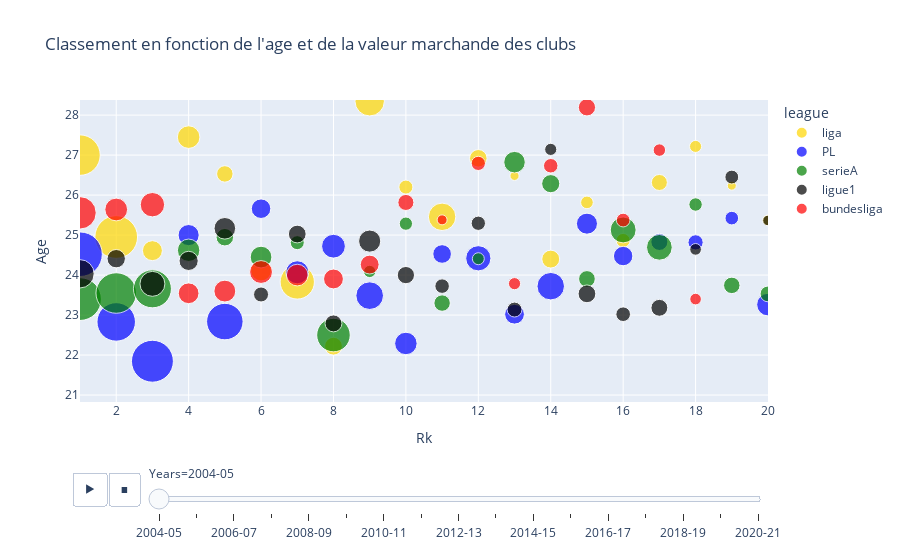

This figure's notebook cell:
### Code cell
px.scatter(leagues, x='Rk', y='Age', color="league", hover_name="Squad", 
           color_discrete_map=league_colors, title="Classement en fonction de l'age et de la valeur marchande des clubs ",
           size = 'Market Value', 
           size_max=60, 
           animation_frame=leagues["Years"], animation_group="Squad", range_y=[leagues['Age'].min(), leagues['Age'].max()], range_x=[1,20])

### Figure 1 — Plotly figure (JSON) as saved in the notebook; plotly's stock layout.template omitted (floating-point values rounded to 4 significant figures)
{"data": [{"hovertemplate": "<b>%{hovertext}</b><br><br>league=liga<br>Years=2004-05<br>Rk=%{x}<br>Age=%{y}<br>Market Value=%{marker.size}<extra></extra>", "hovertext": ["FC Barcelona", "Real Madrid", "Villarreal CF", "Real Betis Balompié", "RCD Espanyol Barcelona", "Sevilla FC", "Valencia CF", "Athletic Bilbao", "Deportivo de La Coruña", "Málaga CF", "Atlético de Madrid", "Real Zaragoza", "Getafe CF", "Real Sociedad", "CA Osasuna", "Racing Santander", "RCD Mallorca", "Levante UD", "CD Numancia", "Albacete Balompié"], "ids": ["FC Barcelona", "Real Madrid", "Villarreal CF", "Real Betis Balompié", "RCD Espanyol Barcelona", "Sevilla FC", "Valencia CF", "Athletic Bilbao", "Deportivo de La Coruña", "Málaga CF", "Atlético de Madrid", "Real Zaragoza", "Getafe CF", "Real Sociedad", "CA Osasuna", "Racing Santander", "RCD Mallorca", "Levante UD", "CD Numancia", "Albacete Balompié"], "legendgroup": "liga", "marker": {"color": "gold", "size": [273.0, 303.7, 66.25, 85.15, 45.15, 70.55, 195.9, 53.05, 144.4, 32.85, 125.7, 51.13, 13.85, 53.55, 26.65, 32.9, 42.65, 24.25, 13.4, 20.25], "sizemode": "area", "sizeref": 0.3333, "symbol": "circle"}, "mode": "markers", "name": "liga", "orientation": "v", "showlegend": true, "type": "scatter", "x": [1, 2, 3, 4, 5, 6, 7, 8, 9, 10, 11, 12, 13, 14, 15, 16, 17, 18, 19, 20], "xaxis": "x", "y": [27, 24.95, 24.61, 27.45, 26.53, 24.11, 23.83, 22.22, 28.35, 26.2, 25.46, 26.92, 26.48, 24.4, 25.82, 24.87, 26.32, 27.22, 26.24, 25.37], "yaxis": "y"}, {"hovertemplate": "<b>%{hovertext}</b><br><br>league=PL<br>Years=2004-05<br>Rk=%{x}<br>Age=%{y}<br>Market Value=%{marker.size}<extra></extra>", "hovertext": ["Chelsea FC FC", "Arsenal FC", "Manchester United", "Everton FC", "Liverpool FC", "Bolton Wanderers", "Middlesbrough", "Manchester City", "Tottenham Hotspur", "Aston Villa", "Charlton Athletic", "Birmingham City", "Fulham FC", "Newcastle United", "Blackburn Rovers", "Portsmouth FC", "West Bromwich Albion", "Crystal Palace", "Norwich City", "Southampton FC"], "ids": ["Chelsea FC FC", "Arsenal FC", "Manchester United", "Everton FC", "Liverpool FC", "Bolton Wanderers", "Middlesbrough", "Manchester City", "Tottenham Hotspur", "Aston Villa", "Charlton Athletic", "Birmingham City", "Fulham FC", "Newcastle United", "Blackburn Rovers", "Portsmouth FC", "West Bromwich Albion", "Crystal Palace", "Norwich City", "Southampton FC"], "legendgroup": "PL", "marker": {"color": "blue", "size": [331.5, 247, 293.2, 74.28, 222.1, 63.58, 88.83, 94.3, 127.2, 84.18, 57.8, 106.0, 65.23, 125.8, 73.88, 63, 48.65, 38.53, 30.95, 85.48], "sizemode": "area", "sizeref": 0.3333, "symbol": "circle"}, "mode": "markers", "name": "PL", "orientation": "v", "showlegend": true, "type": "scatter", "x": [1, 2, 3, 4, 5, 6, 7, 8, 9, 10, 11, 12, 13, 14, 15, 16, 17, 18, 19, 20], "xaxis": "x", "y": [24.52, 22.83, 21.85, 25, 22.84, 25.66, 24.07, 24.72, 23.49, 22.29, 24.53, 24.42, 23.02, 23.72, 25.29, 24.48, 24.83, 24.82, 25.42, 23.26], "yaxis": "y"}, {"hovertemplate": "<b>%{hovertext}</b><br><br>league=serieA<br>Years=2004-05<br>Rk=%{x}<br>Age=%{y}<br>Market Value=%{marker.size}<extra></extra>", "hovertext": ["Juventus FC", "AC Milan", "Inter Milan", "Udinese Calcio", "UC Sampdoria", "US Palermo", "FC Messina Peloro", "AS Roma", "AS Livorno", "Reggina Calcio", "US Lecce", "Cagliari Calcio", "SS Lazio", "AC Siena", "Chievo Verona", "ACF Fiorentina", "Parma FC", "Bologna FC 1909", "Brescia Calcio", "Atalanta BC"], "ids": ["Juventus FC", "AC Milan", "Inter Milan", "Udinese Calcio", "UC Sampdoria", "US Palermo", "FC Messina Peloro", "AS Roma", "AS Livorno", "Reggina Calcio", "US Lecce", "Cagliari Calcio", "SS Lazio", "AC Siena", "Chievo Verona", "ACF Fiorentina", "Parma FC", "Bologna FC 1909", "Brescia Calcio", "Atalanta BC"], "legendgroup": "serieA", "marker": {"color": "green", "size": [304.9, 273.7, 240.6, 83.95, 51, 78.75, 32.65, 187.6, 25, 29.3, 44.9, 23.9, 77.05, 54.9, 46.28, 111.8, 110.0, 29.94, 45.25, 41.7], "sizemode": "area", "sizeref": 0.3333, "symbol": "circle"}, "mode": "markers", "name": "serieA", "orientation": "v", "showlegend": true, "type": "scatter", "x": [1, 2, 3, 4, 5, 6, 7, 8, 9, 10, 11, 12, 13, 14, 15, 16, 17, 18, 19, 20], "xaxis": "x", "y": [23.4, 23.55, 23.66, 24.62, 24.95, 24.45, 24.81, 22.5, 24.09, 25.29, 23.3, 24.41, 26.82, 26.29, 23.9, 25.13, 24.69, 25.76, 23.74, 23.53], "yaxis": "y"}, {"hovertemplate": "<b>%{hovertext}</b><br><br>league=ligue1<br>Years=2004-05<br>Rk=%{x}<br>Age=%{y}<br>Market Value=%{marker.size}<extra></extra>", "hovertext": ["Olympique Lyon", "LOSC Lille", "AS Monaco", "Stade Rennais", "Olympique Marseille", "Saint-Etienne", "RC Lens", "Auxerre", "Paris Saint-Germain", "FC Sochaux-Montbéliard", "RC Strasbourg Alsace", "OGC Nice", "Toulouse", "Ajaccio", "FC Girondins Bordeaux", "FC Metz", "FC Nantes", "SM Caen", "SC Bastia", "FC Istres Ouest Provence"], "ids": ["Olympique Lyon", "LOSC Lille", "AS Monaco", "Stade Rennais", "Olympique Marseille", "Saint-Etienne", "RC Lens", "Auxerre", "Paris Saint-Germain", "FC Sochaux-Montbéliard", "RC Strasbourg Alsace", "OGC Nice", "Toulouse", "Ajaccio", "FC Girondins Bordeaux", "FC Metz", "FC Nantes", "SM Caen", "SC Bastia", "FC Istres Ouest Provence"], "legendgroup": "ligue1", "marker": {"color": "black", "size": [133.9, 56.25, 103.8, 61.3, 77.7, 37.5, 52.5, 47.85, 81.75, 49.65, 35.1, 34.1, 37.1, 24.55, 52.6, 35.7, 47.55, 22.7, 31.85, 18.5], "sizemode": "area", "sizeref": 0.3333, "symbol": "circle"}, "mode": "markers", "name": "ligue1", "orientation": "v", "showlegend": true, "type": "scatter", "x": [1, 2, 3, 4, 5, 6, 7, 8, 9, 10, 11, 12, 13, 14, 15, 16, 17, 18, 19, 20], "xaxis": "x", "y": [24.03, 24.41, 23.78, 24.35, 25.17, 23.52, 25.03, 22.79, 24.85, 24, 23.72, 25.3, 23.14, 27.14, 23.53, 23.02, 23.18, 24.64, 26.45, 25.37], "yaxis": "y"}, {"hovertemplate": "<b>%{hovertext}</b><br><br>league=bundesliga<br>Years=2004-05<br>Rk=%{x}<br>Age=%{y}<br>Market Value=%{marker.size}<extra></extra>", "hovertext": ["Bayern Munich", "Schalke 04", "SV Werder Bremen", "Hertha BSC", "VfB Stuttgart", "Bayer 04 Leverkusen", "Borussia Dortmund", "Hamburger SV", "VfL Wolfsburg", "Hannover 96", "FSV Mainz 05", "Kaiserslautern", "Arminia Bielefeld", "Nuremberg", "Borussia Mönchengladbach", "VfL Bochum", "Hansa Rostock", "SC Freiburg"], "ids": ["Bayern Munich", "Schalke 04", "SV Werder Bremen", "Hertha BSC", "VfB Stuttgart", "Bayer 04 Leverkusen", "Borussia Dortmund", "Hamburger SV", "VfL Wolfsburg", "Hannover 96", "FSV Mainz 05", "Kaiserslautern", "Arminia Bielefeld", "Nuremberg", "Borussia Mönchengladbach", "VfL Bochum", "Hansa Rostock", "SC Freiburg"], "legendgroup": "bundesliga", "marker": {"color": "red", "size": [175.3, 86.33, 99.23, 71.78, 79.5, 86.93, 78.33, 65.6, 59.3, 42.98, 16.73, 33.75, 24.65, 34.9, 49.43, 31.4, 25.9, 22.43], "sizemode": "area", "sizeref": 0.3333, "symbol": "circle"}, "mode": "markers", "name": "bundesliga", "orientation": "v", "showlegend": true, "type": "scatter", "x": [1, 2, 3, 4, 5, 6, 7, 8, 9, 10, 11, 12, 13, 14, 15, 16, 17, 18], "xaxis": "x", "y": [25.56, 25.64, 25.76, 23.55, 23.6, 24.08, 24, 23.9, 24.26, 25.82, 25.38, 26.79, 23.79, 26.73, 28.19, 25.38, 27.12, 23.4], "yaxis": "y"}], "layout": {"legend": {"itemsizing": "constant", "title": {"text": "league"}, "tracegroupgap": 0}, "sliders": [{"active": 0, "currentvalue": {"prefix": "Years="}, "len": 0.9, "pad": {"b": 10, "t": 60}, "steps": [{"args": [["2004-05"], {"frame": {"duration": 0, "redraw": false}, "fromcurrent": true, "mode": "immediate", "transition": {"duration": 0, "easing": "linear"}}], "label": "2004-05", "method": "animate"}, {"args": [["2005-06"], {"frame": {"duration": 0, "redraw": false}, "fromcurrent": true, "mode": "immediate", "transition": {"duration": 0, "easing": "linear"}}], "label": "2005-06", "method": "animate"}, {"args": [["2006-07"], {"frame": {"duration": 0, "redraw": false}, "fromcurrent": true, "mode": "immediate", "transition": {"duration": 0, "easing": "linear"}}], "label": "2006-07", "method": "animate"}, {"args": [["2007-08"], {"frame": {"duration": 0, "redraw": false}, "fromcurrent": true, "mode": "immediate", "transition": {"duration": 0, "easing": "linear"}}], "label": "2007-08", "method": "animate"}, {"args": [["2008-09"], {"frame": {"duration": 0, "redraw": false}, "fromcurrent": true, "mode": "immediate", "transition": {"duration": 0, "easing": "linear"}}], "label": "2008-09", "method": "animate"}, {"args": [["2009-10"], {"frame": {"duration": 0, "redraw": false}, "fromcurrent": true, "mode": "immediate", "transition": {"duration": 0, "easing": "linear"}}], "label": "2009-10", "method": "animate"}, {"args": [["2010-11"], {"frame": {"duration": 0, "redraw": false}, "fromcurrent": true, "mode": "immediate", "transition": {"duration": 0, "easing": "linear"}}], "label": "2010-11", "method": "animate"}, {"args": [["2011-12"], {"frame": {"duration": 0, "redraw": false}, "fromcurrent": true, "mode": "immediate", "transition": {"duration": 0, "easing": "linear"}}], "label": "2011-12", "method": "animate"}, {"args": [["2012-13"], {"frame": {"duration": 0, "redraw": false}, "fromcurrent": true, "mode": "immediate", "transition": {"duration": 0, "easing": "linear"}}], "label": "2012-13", "method": "animate"}, {"args": [["2013-14"], {"frame": {"duration": 0, "redraw": false}, "fromcurrent": true, "mode": "immediate", "transition": {"duration": 0, "easing": "linear"}}], "label": "2013-14", "method": "animate"}, {"args": [["2014-15"], {"frame": {"duration": 0, "redraw": false}, "fromcurrent": true, "mode": "immediate", "transition": {"duration": 0, "easing": "linear"}}], "label": "2014-15", "method": "animate"}, {"args": [["2015-16"], {"frame": {"duration": 0, "redraw": false}, "fromcurrent": true, "mode": "immediate", "transition": {"duration": 0, "easing": "linear"}}], "label": "2015-16", "method": "animate"}, {"args": [["2016-17"], {"frame": {"duration": 0, "redraw": false}, "fromcurrent": true, "mode": "immediate", "transition": {"duration": 0, "easing": "linear"}}], "label": "2016-17", "method": "animate"}, {"args": [["2017-18"], {"frame": {"duration": 0, "redraw": false}, "fromcurrent": true, "mode": "immediate", "transition": {"duration": 0, "easing": "linear"}}], "label": "2017-18", "method": "animate"}, {"args": [["2018-19"], {"frame": {"duration": 0, "redraw": false}, "fromcurrent": true, "mode": "immediate", "transition": {"duration": 0, "easing": "linear"}}], "label": "2018-19", "method": "animate"}, {"args": [["2019-20"], {"frame": {"duration": 0, "redraw": false}, "fromcurrent": true, "mode": "immediate", "transition": {"duration": 0, "easing": "linear"}}], "label": "2019-20", "method": "animate"}, {"args": [["2020-21"], {"frame": {"duration": 0, "redraw": false}, "fromcurrent": true, "mode": "immediate", "transition": {"duration": 0, "easing": "linear"}}], "label": "2020-21", "method": "animate"}], "x": 0.1, "xanchor": "left", "y": 0, "yanchor": "top"}], "title": {"text": "Classement en fonction de l'age et de la valeur marchande des clubs "}, "updatemenus": [{"buttons": [{"args": [null, {"frame": {"duration": 500, "redraw": false}, "fromcurrent": true, "mode": "immediate", "transition": {"duration": 500, "easing": "linear"}}], "label": "&#9654;", "method": "animate"}, {"args": [[null], {"frame": {"duration": 0, "redraw": false}, "fromcurrent": true, "mode": "immediate", "transition": {"duration": 0, "easing": "linear"}}], "label": "&#9724;", "method": "animate"}], "direction": "left", "pad": {"r": 10, "t": 70}, "showactive": false, "type": "buttons", "x": 0.1, "xanchor": "right", "y": 0, "yanchor": "top"}], "xaxis": {"anchor": "y", "domain": [0, 1], "range": [1, 20], "title": {"text": "Rk"}}, "yaxis": {"anchor": "x", "domain": [0, 1], "range": [20.83, 28.38], "title": {"text": "Age"}}}}
